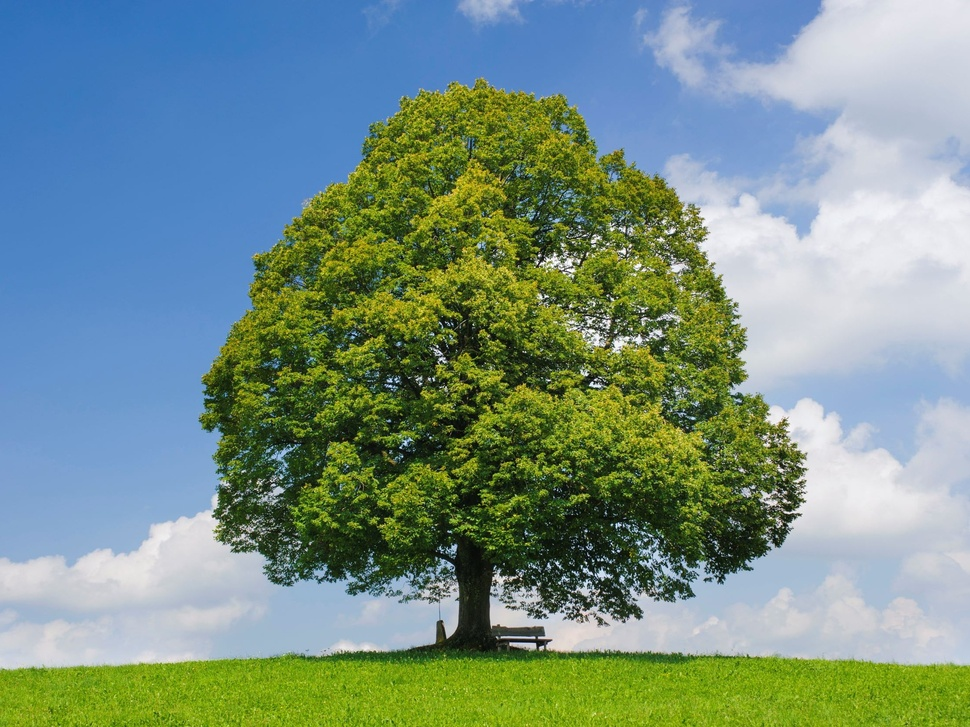
#> input picture imgs/Imagen2.jpg, 970 x 727 px, shrunk from 2218 x 1662 before the run
$ python -i operaciones_morfologicas.py   (imports and definitions only)
#> lines starting #> are read from the running program, lines starting #| are printed output that depends on the picture; after the words box and inside, x2 and y2 are one past the last pixel; in counts of white or black regions, pixels touching at a corner belong together
#> further down, picture is the input picture: shape (727, 970, 3); mean B, G, R 134.6, 145.5, 120.1
import cv2
import numpy as np

class OperacionesMorfologicas:
    """
    Clase para operaciones morfológicas en imágenes binarias.
    """

    # [196 lines left out: functions crear_kernel, erosion, dilatacion, apertura, cierre, gradiente_morfologico and 4 more, not called in this run]

    @staticmethod
    def esqueletizacion(imagen):
        """
        Aplica esqueletización a una imagen binaria.

        Args:
            imagen: Imagen binaria

        Returns:
            Imagen esqueletizada
        """
        # Asegurar que la imagen sea binaria
        if len(imagen.shape) > 2:
            imagen_gris = cv2.cvtColor(imagen, cv2.COLOR_BGR2GRAY)
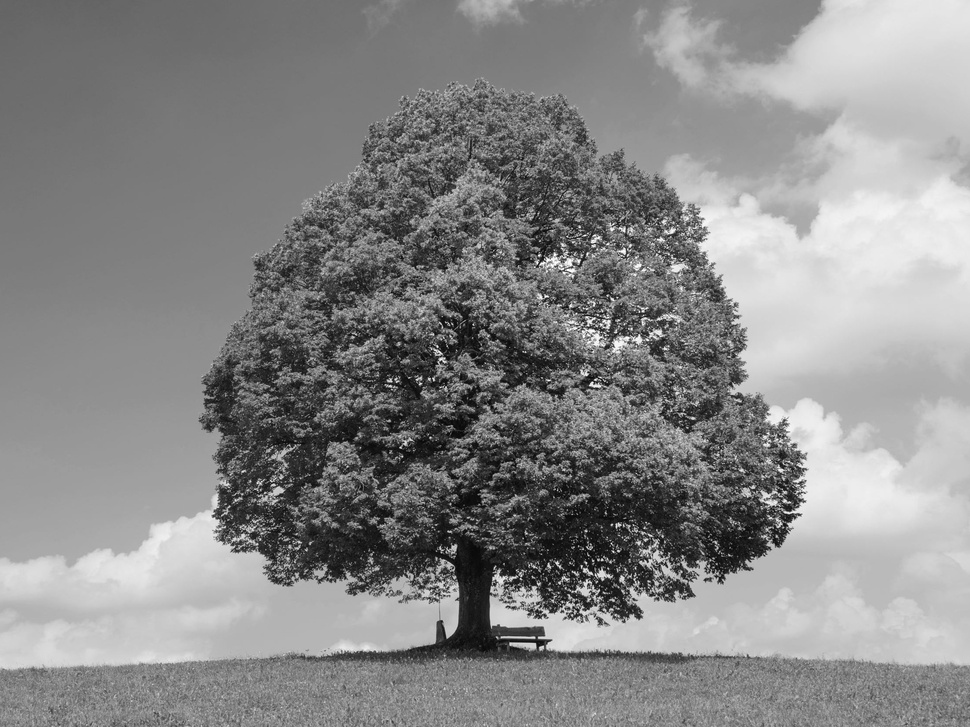
#> imagen_gris: shape (727, 970); min 2, max 255, mean 136.7
            _, imagen_bin = cv2.threshold(imagen_gris, 127, 255, cv2.THRESH_BINARY)
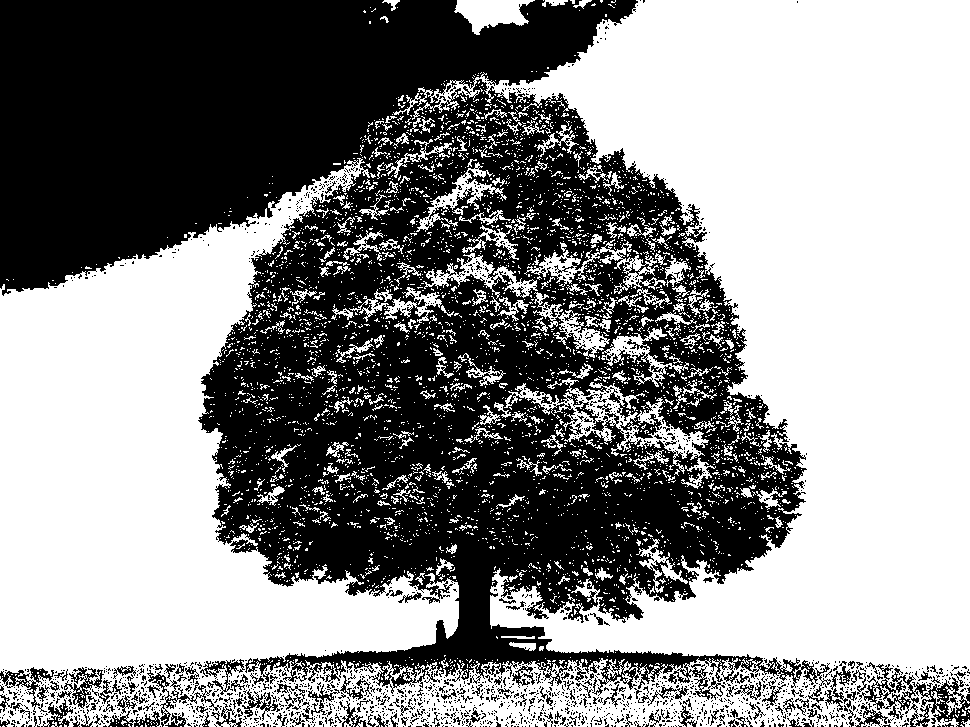
#> imagen_bin: shape (727, 970); 54.8% white; 1955 black regions (1787 under 20 px), largest, box (x1, y1, x2, y2) and area: (0, 0, 831, 703) 298823, (859, 664, 970, 727) 2225, (0, 667, 54, 715) 644
        else:
            _, imagen_bin = cv2.threshold(imagen, 127, 255, cv2.THRESH_BINARY)

        # Crear una copia para el resultado
        esqueleto = np.zeros(imagen_bin.shape, np.uint8)

        # Implementación de esqueletización mediante sucesivas erosiones y aperturas
        kernel = cv2.getStructuringElement(cv2.MORPH_CROSS, (3, 3))
        img = imagen_bin.copy()

        while True:
            # Aplicar erosión
            eroded = cv2.erode(img, kernel)

            # Aplicar apertura
            temp = cv2.dilate(eroded, kernel)
            temp = cv2.subtract(img, temp)

            # Añadir al esqueleto
            esqueleto = cv2.bitwise_or(esqueleto, temp)

            # Actualizar imagen para la próxima iteración
            img = eroded.copy()

            # Verificar si la imagen está completamente erosionada
            if cv2.countNonZero(img) == 0:
                break
#> this loop made 324 passes
#> pass 1, in esqueletizacion, `eroded = cv2.erode(img, kernel)`:
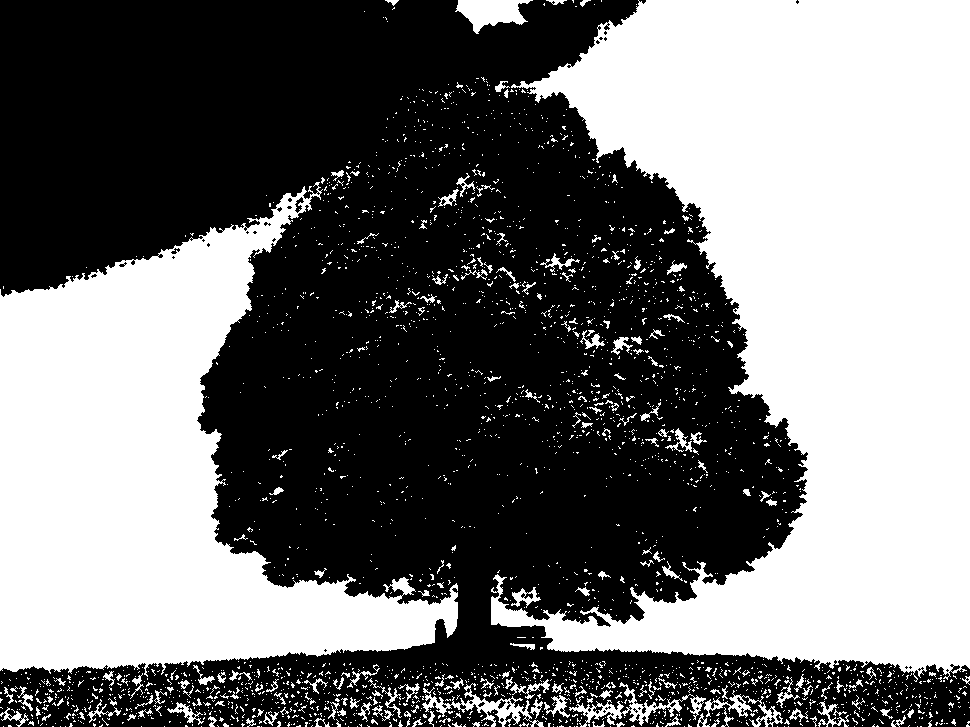
#> eroded: shape (727, 970); 44.9% white; 2622 white regions (2425 under 20 px), largest, box (x1, y1, x2, y2) and area: (491, 0, 970, 682) 185962, (0, 182, 458, 677) 107110, (455, 0, 533, 34) 1512
#> pass 1, in esqueletizacion, `temp = cv2.dilate(eroded, kernel)`:
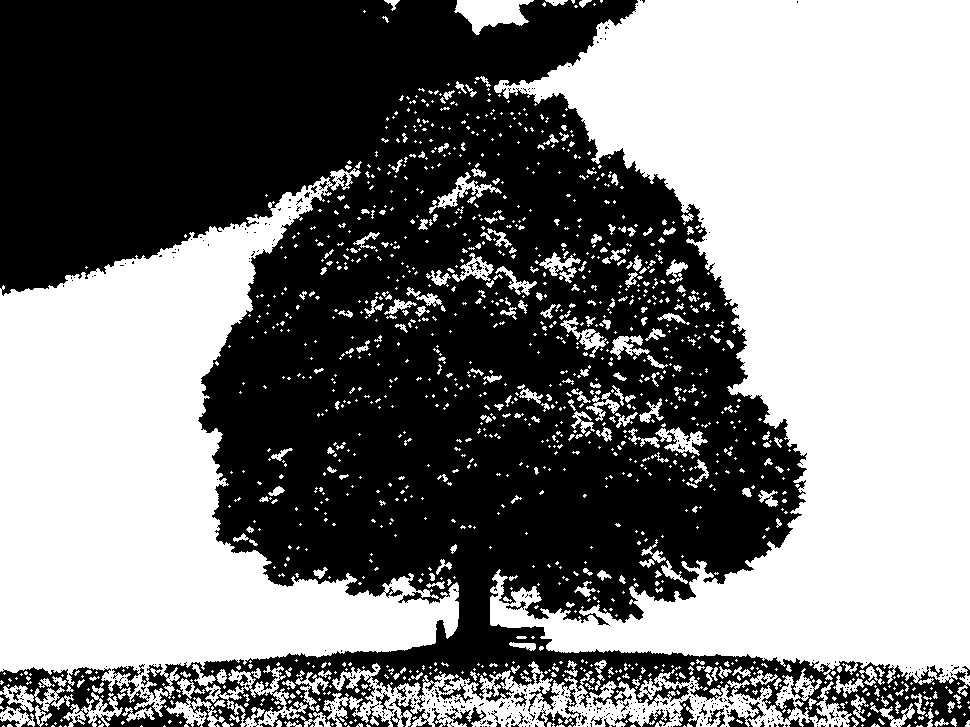
#> temp: shape (727, 970); 49.5% white; 1261 white regions (961 under 20 px), largest, box (x1, y1, x2, y2) and area: (490, 0, 970, 697) 190137, (0, 168, 459, 717) 111448, (323, 661, 852, 727) 14605
#> pass 1, in esqueletizacion, `temp = cv2.subtract(img, temp)`:
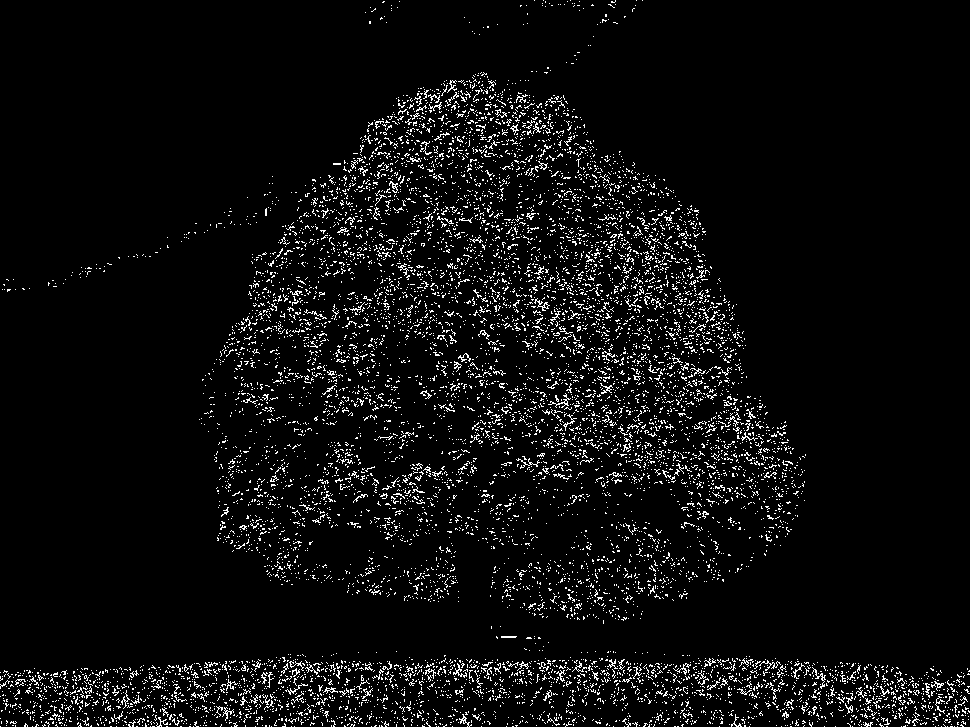
#> temp: shape (727, 970); 5.3% white in thin lines or dots
#> after the loop: eroded: shape (727, 970); every value is 0
#> after the loop:
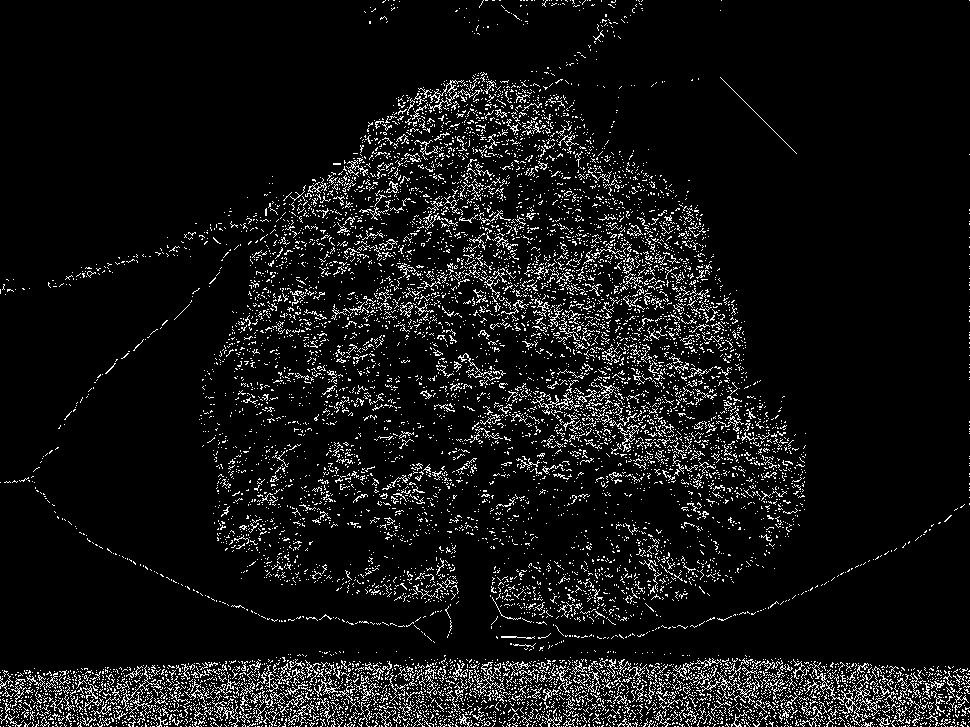
#> esqueleto: shape (727, 970); 7.6% white in thin lines or dots

        return esqueleto

    # [35 lines left out: function rellenar_huecos, not called in this run]

>>> import cv2
>>> picture = cv2.imread('../imgs/Imagen2.jpg')
>>> result = OperacionesMorfologicas().esqueletizacion(picture)

$ run again, on imgs/Imagen1.png
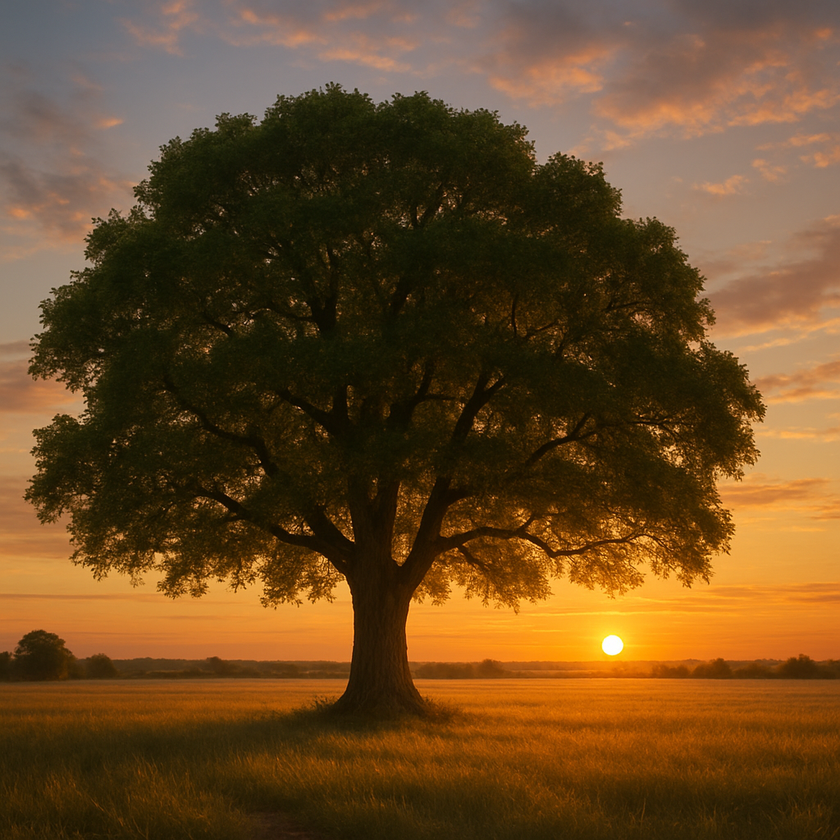
#> input picture imgs/Imagen1.png, 840 x 840 px, shrunk from 1024 x 1024 before the run
#> picture is the input picture: shape (840, 840, 3); mean B, G, R 37, 73.8, 105.6
#> in esqueletizacion, `_, imagen_bin = cv2.threshold(imagen_gris, 127, 255, cv2.THRESH_BINARY)`:
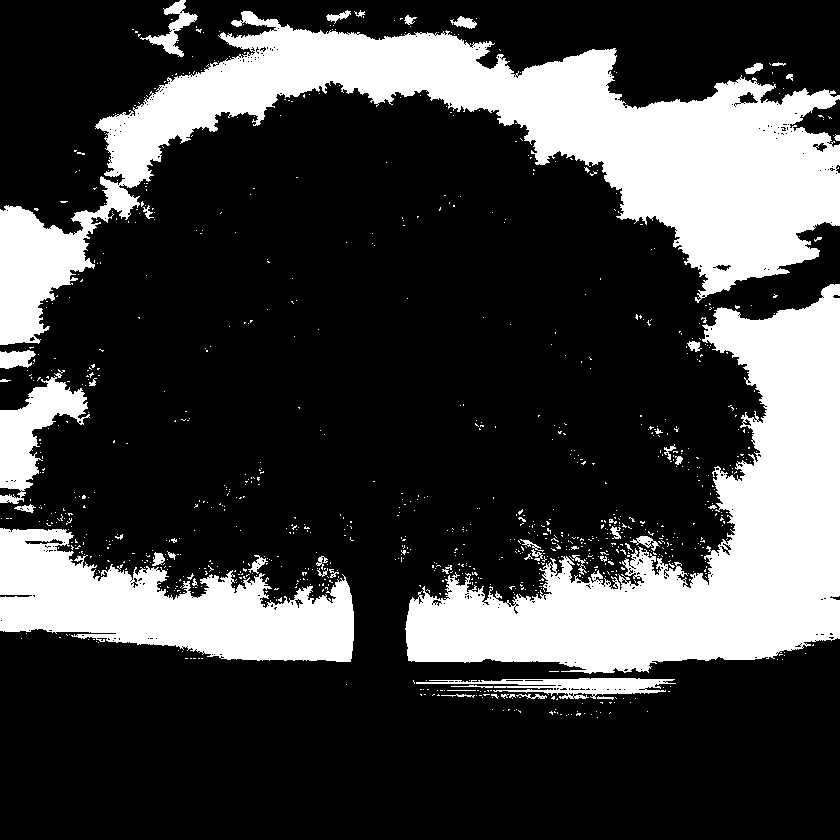
#> imagen_bin: shape (840, 840); 25.9% white; 977 white regions (926 under 20 px), largest, box (x1, y1, x2, y2) and area: (0, 11, 840, 345) 79493, (405, 284, 840, 674) 63422, (0, 528, 354, 662) 26298
#> after the loop in esqueletizacion, `while True:`:
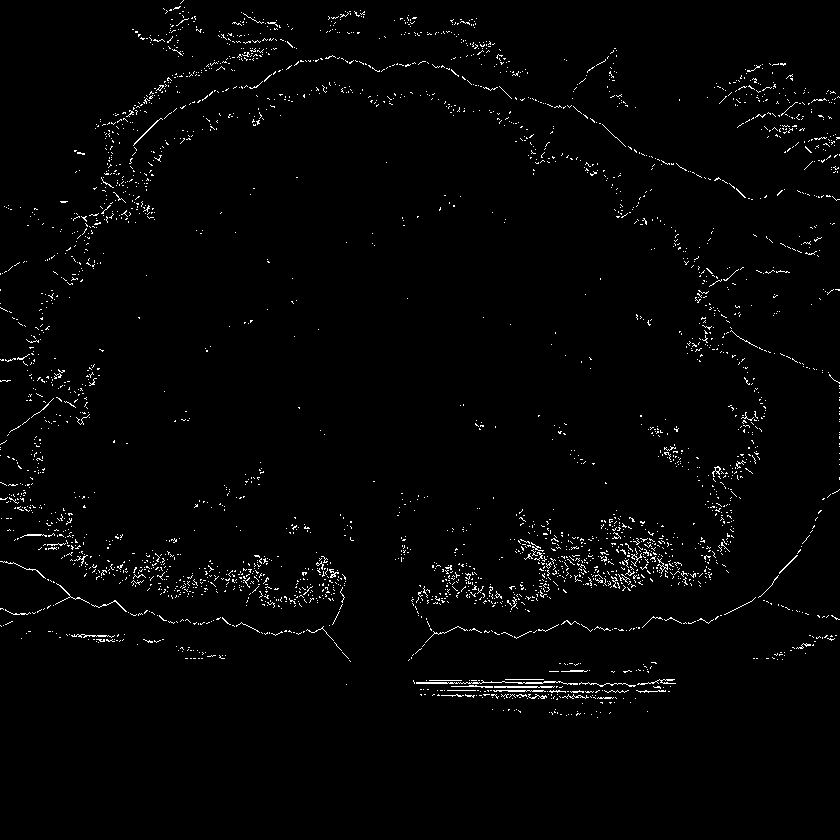
#> esqueleto: shape (840, 840); 1.8% white in thin lines or dots, all inside (x1, y1, x2, y2) = (0, 0, 840, 718)
